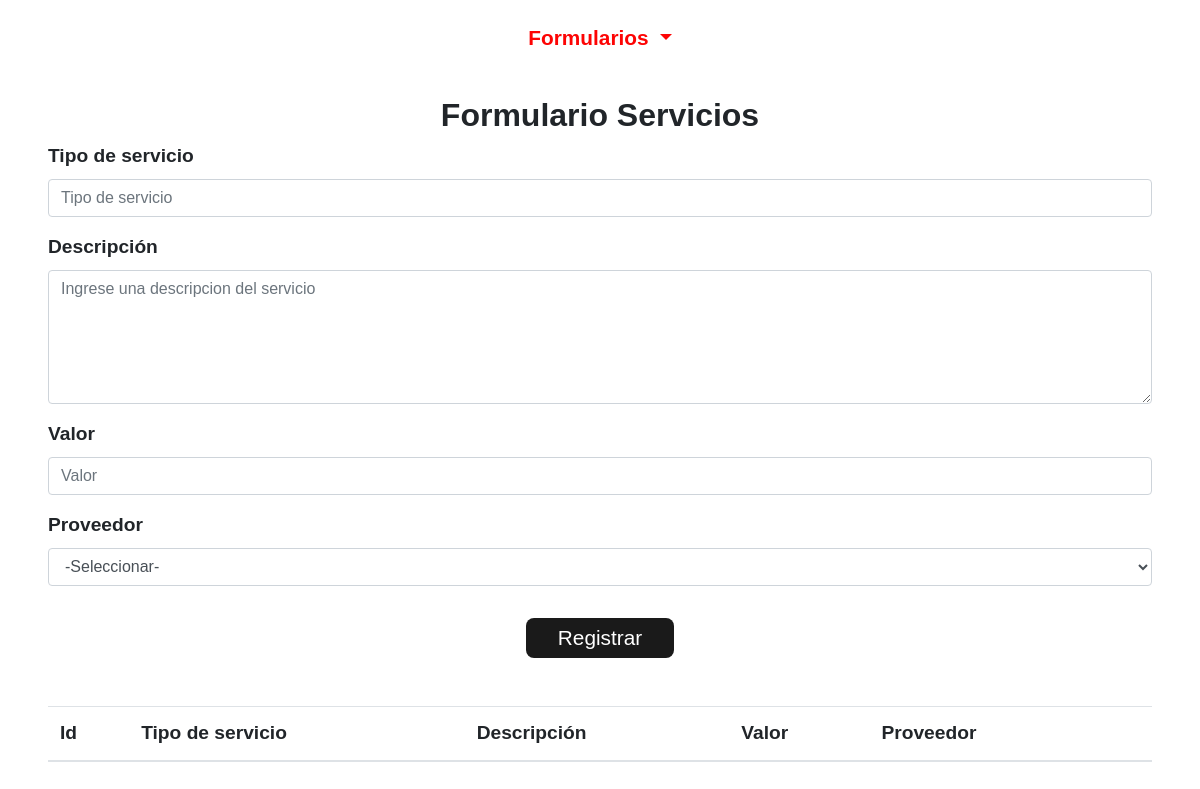
/Admin/servicios/form_servicio.php (signed in), run on an earlier commit of the app's database.
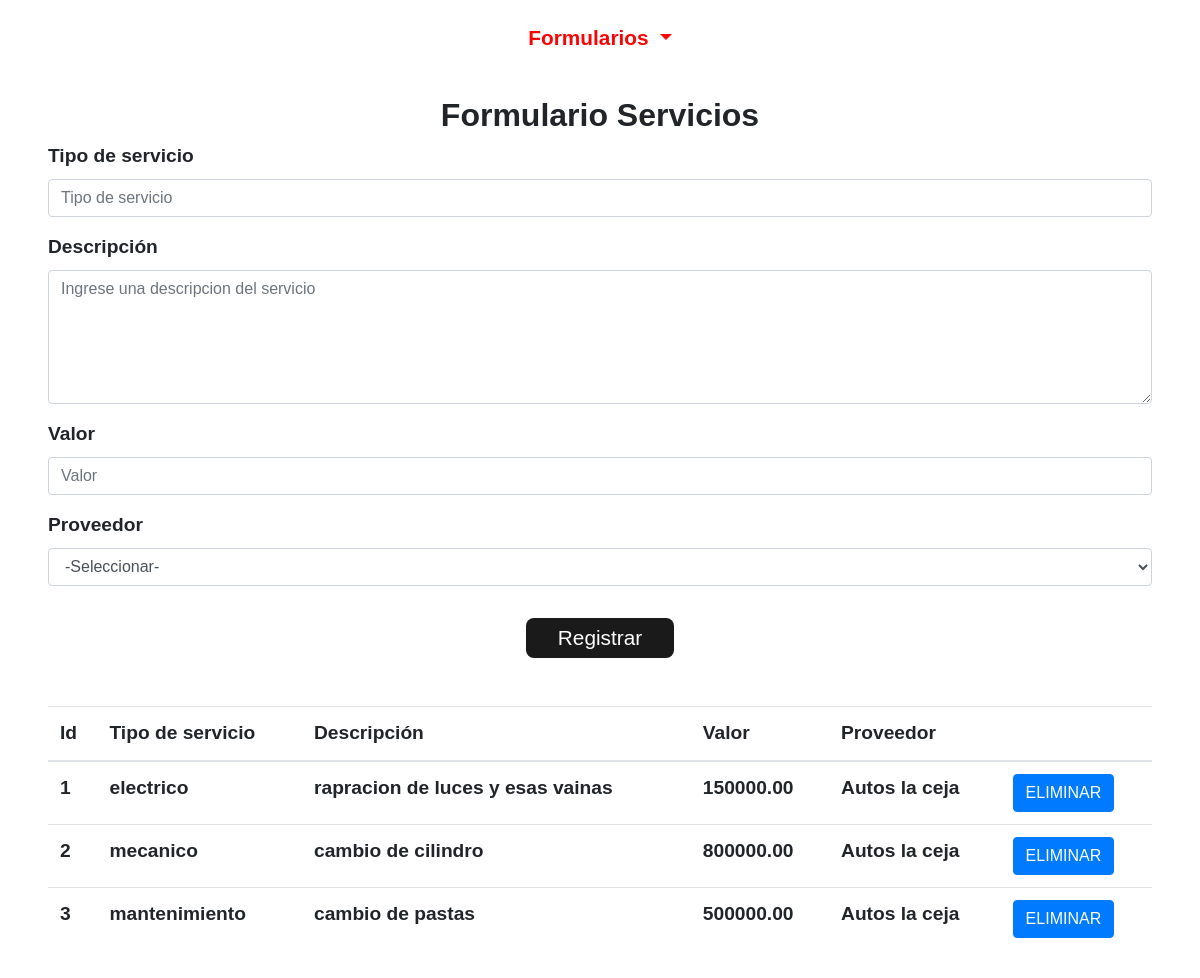
And on a later commit of the database.
### tables this page shows
CREATE TABLE `tblservicios_ofertados` (
  `Id_Servicio` int(11) NOT NULL,
  `Tipo_Servicio` varchar(50) NOT NULL,
  `Descripcion` varchar(200) NOT NULL,
  `Valor` float(8,2) NOT NULL,
  `Id_Proveedor` varchar(20) NOT NULL
);

CREATE TABLE `tblproveedores` (
  `Id_Proveedor` varchar(20) NOT NULL,
  `Nombre` varchar(50) NOT NULL,
  `Descripcion` varchar(50) NOT NULL,
  `Direccion` varchar(50) NOT NULL,
  `Telefono` varchar(50) NOT NULL,
  `Correo` varchar(50) NOT NULL,
  `Latitud` varchar(20) NOT NULL,
  `Longitud` varchar(20) NOT NULL,
  `imagen` varchar(100) NOT NULL
);

### Admin/servicios/form_servicio.php (the view, shortened to what this page needs)
<?php
    include '../../conexion.php';
?>
    <!DOCTYPE html>
    <html lang="es">
    <head>
        <link rel="stylesheet" href="https://cdn.jsdelivr.net/npm/bootstrap@4.5.3/dist/css/bootstrap.min.css">
        <link rel="stylesheet" href="../../css/estilo.css">
        <link href="https://unpkg.com/ionicons@4.5.10-0/dist/css/ionicons.min.css" rel="stylesheet">
    </head>
    <body>
        <section class="fixed-top">
            <nav class="navbar navbar-expand-lg navbar-light bg-nav">
                <div class="col-12 btn-group btn-block text-center">
                    <button type="button" class="btn btn-invi dropdown-toggle" data-toggle="dropdown" data-display="static" aria-haspopup="true" aria-expanded="false">
                        Formularios
                    </button>
                </div>
            </nav>
        </section>
        <div class="container formularios col-12 mt-5 p-sm-5">
            <div class="stinky text-center">
                <h2>Formulario Servicios</h2>
            </div>
            <form action="ingresar_servicio.php" name="add_form" method="post">
                <div class="form-group">
                    <label>Tipo de servicio</label>
                    <input type="text" class="form-control" id="tiposervicio" name="tiposervicio" placeholder="Tipo de servicio">
                </div>
                <div class="form-group">
                    <label>Descripción</label>
                    <textarea class="form-control" name="descripcion" id="descripcion" rows="5" placeholder="Ingrese una descripcion del servicio"></textarea>
                </div>
                <div class="form-group">
                    <label>Valor</label>
                    <input type="text" class="form-control" id="valor" name="valor" placeholder="Valor">
                </div>
                <div class="form-group">
                    <label>Proveedor</label>
                    <select class="form-control" name="proveedor" id="proveedor">
                        <option value="0" selected>-Seleccionar-</option>
                    </select>
                </div>
                <div class="form-group text-center mb-5">
                    <button type="button" class="btn btn-color">Registrar</button>
                </div>
            </form>
            <div class="tabla-admin mt-4">
                <table class="table table-hover">
                    <thead class="thead">
                        <th>Id</th>
                        <th>Tipo de servicio</th>
                        <th>Descripción</th>
                        <th>Valor</th>
                        <th>Proveedor</th>
                        <th></th>
                    </thead>
                    <?php
                        $sel = $conn ->query("SELECT `ser`.`Id_Servicio`, `ser`.`Tipo_Servicio`, `ser`.`Descripcion`, `ser`.`Valor`, `pro`.`Nombre`
                        FROM `tblservicios_ofertados` AS `ser`
                            LEFT JOIN `tblproveedores` AS `pro` ON `ser`.`Id_Proveedor` = `pro`.`Id_Proveedor`;");
                        while ($fila = $sel -> fetch_assoc()) {
                        ?>
                    <tr>
                        <td>
                            <?php echo $fila['Id_Servicio'] ?>
                        </td>
                        <td>
                            <?php echo $fila['Tipo_Servicio'] ?>
                        </td>
                        <td>
                            <?php echo $fila['Descripcion'] ?>
                        </td>
                        <td>
                            <?php echo $fila['Valor'] ?>
                        </td>
                        <td>
                            <?php echo $fila['Nombre'] ?>
                        </td>
                        <td><a href="#" onclick="preguntar(<?php echo $fila['Id_Servicio']?>)"><button type="button" class="btn btn-primary">ELIMINAR</button></a></td>
                    </tr>
                    <?php } ?>
                </table>
            </div>
        </div>
    </body>
    </html>

What changed in the data, as far as the page shows it:
added tblservicios_ofertados: Id_Servicio "1", Tipo_Servicio "electrico", Descripcion "rapracion de luces y esas vainas", Valor "150000.00", Id_Proveedor.Nombre "Autos la ceja"
added tblservicios_ofertados: Id_Servicio "2", Tipo_Servicio "mecanico", Descripcion "cambio de cilindro", Valor "800000.00", Id_Proveedor.Nombre "Autos la ceja"
added tblservicios_ofertados: Id_Servicio "3", Tipo_Servicio "mantenimiento", Descripcion "cambio de pastas", Valor "500000.00", Id_Proveedor.Nombre "Autos la ceja"
